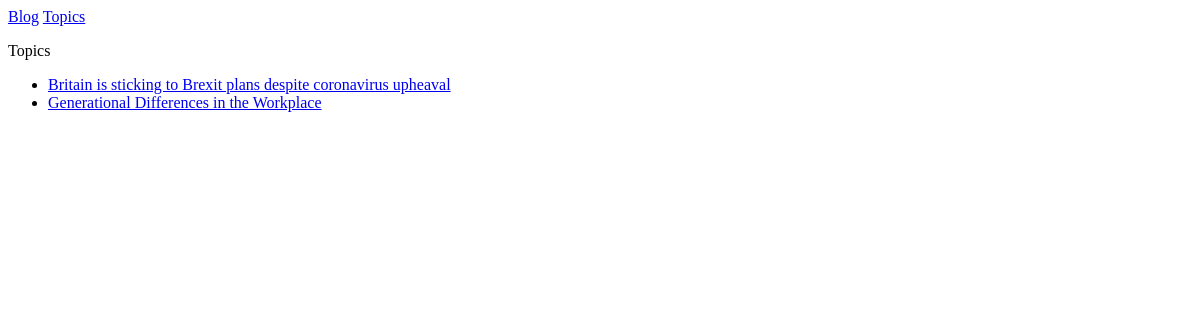
The page /topics/ on the database as committed earlier.
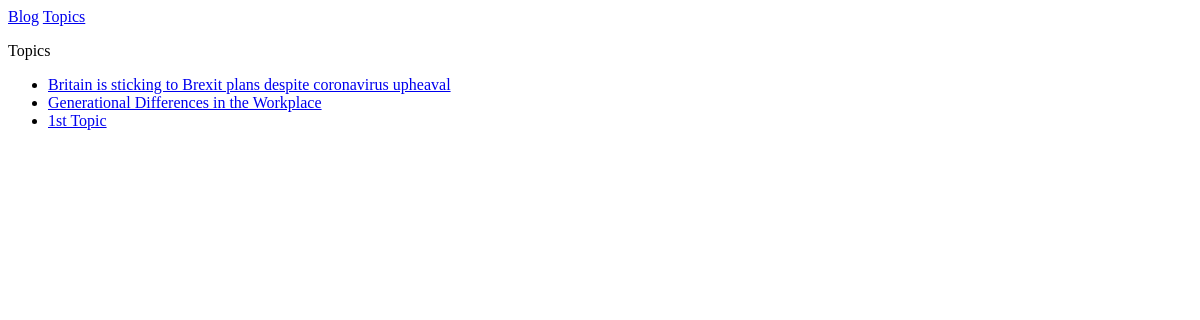
The same page on the database as committed later.
### blogs/models.py (models this page shows)
class Topic(models.Model):
    text = models.CharField(max_length=200)
    date_added = models.DateTimeField(auto_now_add=True)
    def __str__(self):
        return self.text

### blogs/views.py (the view)
# urls.py: re_path(r'^topics/$',views.topics,name='topics'),
def topics(request):
    topics = Topic.objects.order_by('date_added')
    context = {'topics':topics}
    return render(request,'blogs/topics.html',context)

### blogs/templates/blogs/topics.html
{% extends "blogs/base.html" %}
{%  block content %}
    <p>Topics</p>
    <ul>
        {% for topic in topics %}
            <li><a href="{% url 'blogs:topic' topic.id %}">{{topic}}</a></li>
        {% empty %}
            <li>No topics have been added yet</li>
        {% endfor %}
    </ul>
{% endblock content %}

### blogs/templates/blogs/base.html
<p>
    <a href="{% url 'blogs:index' %}">Blog</a>
    <a href="{% url 'blogs:topics' %}">Topics</a>
</p>
{% block content %}{%  endblock %}

Rows that differ between the two databases and show on the page:
added Topic: text "1st Topic"
